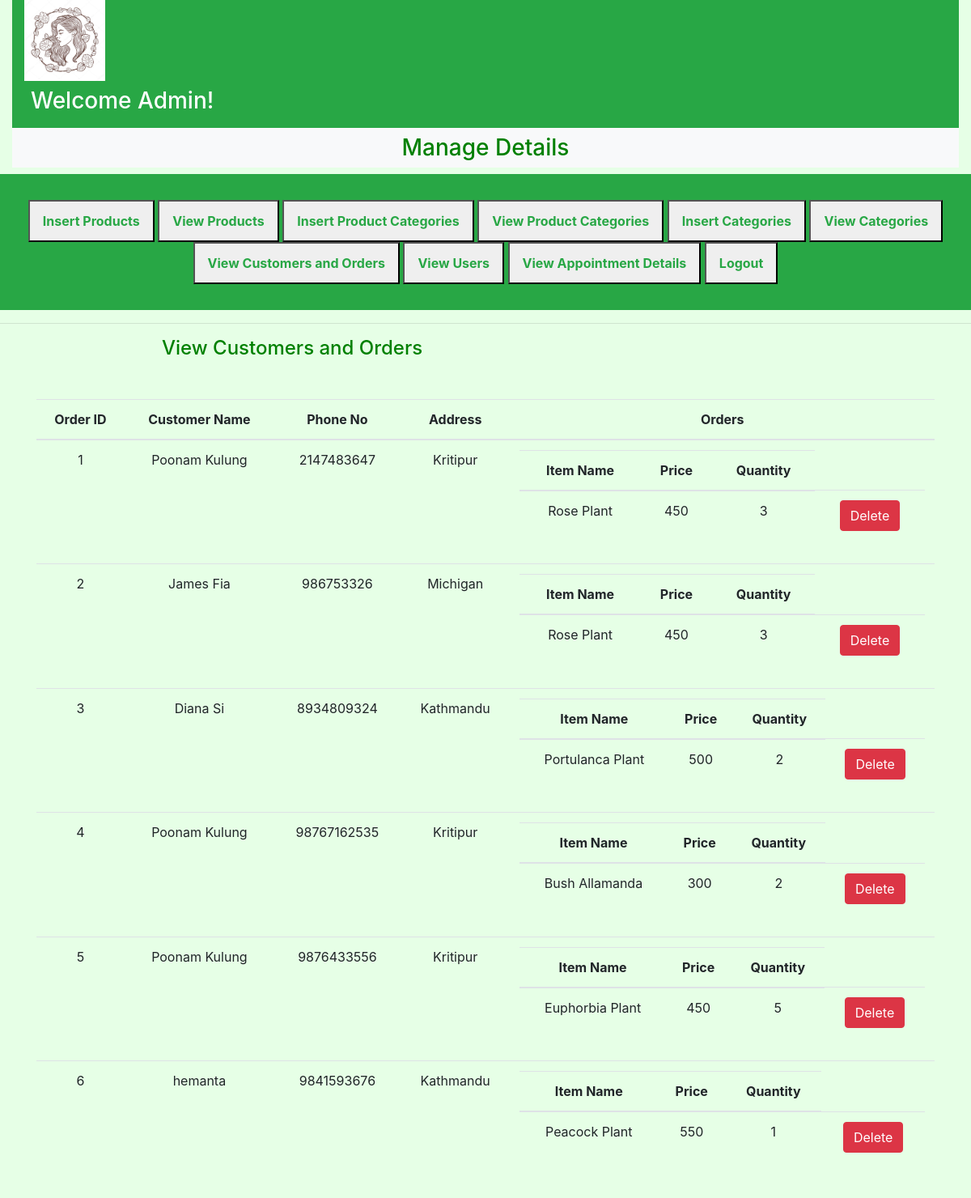
Page /admin/vieworders.php on the committed database.
### tables this page shows
CREATE TABLE `order_manager` (
  `Order_ID` int(100) NOT NULL,
  `Full_Name` varchar(100) DEFAULT NULL,
  `Phone_No` varchar(100) NOT NULL,
  `Address` varchar(100) NOT NULL
);

CREATE TABLE `user_orders` (
  `Order_ID` int(100) NOT NULL,
  `Plant_Name` varchar(100) NOT NULL,
  `Price` int(100) NOT NULL,
  `Quantity` int(100) NOT NULL
);

### admin/vieworders.php (the view, shortened to what this page needs)
<?php
require("conn.php");
require("adminpage.php");
?>
 <link rel="stylesheet" href="https://cdn.jsdelivr.net/npm/bootstrap@4.6.1/dist/css/bootstrap.min.css">
<hr>
 <h4 style="color: green; margin-left:200px;">View Customers and Orders</h4>
<div class="container mt-5">
    <div class="row">
        <div class ="col-lg-12">
            <table class="table text-center  table-green">
            <thead>
                <tr>
                    <th scope="col">Order ID</th>
                    <th scope="col">Customer Name</th>
                    <th scope="col">Phone No</th>
                    <th scope="col">Address</th>
                    <th scope="col">Orders</th>
                </tr>
            </thead>
            <tbody>
                <?php
                $query="SELECT * FROM `order_manager`";
                $user_result=mysqli_query($con,$query);
                while($user_fetch=mysqli_fetch_assoc($user_result))
                {
                    echo"
                    <tr>
                    <td>$user_fetch[Order_ID]</td>
                    <td>$user_fetch[Full_Name]</td>
                    <td>$user_fetch[Phone_No]</td>
                    <td>$user_fetch[Address]</td>
                    <td>
                    <table class='table text-center table-green'>
                    <thead>
                        <tr>
                            <th scope='col'>Item Name</th>
                            <th scope='col'>Price</th>
                            <th scope='col'>Quantity</th>
                        </tr>
                    </thead>
                    <tbody>
                    ";
                    $order="SELECT * FROM `user_orders`WHERE `Order_Id`='$user_fetch[Order_ID]'";
                    $result=mysqli_query($con,$order);
                    while($order_fetch=mysqli_fetch_assoc($result))
                    {
                        echo"
                        <tr>
                        <td>$order_fetch[Plant_Name]</td>
                        <td>$order_fetch[Price]</td>
                        <td>$order_fetch[Quantity]</td>
                        <td><form action='delete.php' method='POST'>
                    <button type='button' name='user_delete' class='btn btn-danger'>Delete</i></button>
                     </form>
                    </td>
                        </tr>";
                    }
                     echo"
                     </tbody>
                     </table>
                     </td>
                        </tr>";
                }
                ?>
    </tbody>
</table>
</div>
</div>

### admin/adminpage.php (style rules this page uses)
* { margin:0; padding:0; box-sizing:border-box; }
body { background-color: #e6ffe6; }

### admin/vieworders.php (style rules this page uses)
body { background-color: #e6ffe6; }

### rows in the picture
order_manager: Order_ID "1", Full_Name "Poonam Kulung", Phone_No "2147483647", Address "Kritipur"
user_orders: Plant_Name "Rose Plant", Price "450", Quantity "3"
order_manager: Order_ID "2", Full_Name "James Fia", Phone_No "986753326", Address "Michigan"
user_orders: Plant_Name "Rose Plant", Price "450", Quantity "3"
order_manager: Order_ID "3", Full_Name "Diana Si", Phone_No "8934809324", Address "Kathmandu"
user_orders: Plant_Name "Portulanca Plant", Price "500", Quantity "2"
order_manager: Order_ID "4", Full_Name "Poonam Kulung", Phone_No "98767162535", Address "Kritipur"
user_orders: Plant_Name "Bush Allamanda", Price "300", Quantity "2"
order_manager: Order_ID "5", Full_Name "Poonam Kulung", Phone_No "9876433556", Address "Kritipur"
user_orders: Plant_Name "Euphorbia Plant", Price "450", Quantity "5"
order_manager: Order_ID "6", Full_Name "hemanta", Phone_No "9841593676", Address "Kathmandu"
user_orders: Plant_Name "Peacock Plant", Price "550", Quantity "1"
